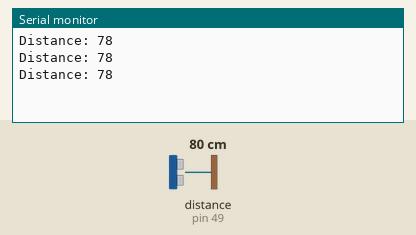
Simulated run of this sketch. Board: Arduino Mega 2560, built with avr-gcc and run on an emulated ATmega2560. Parts: the last lines printed to the serial monitor. Wiring (inferred from the names in the program): ultrasonic range finder: trigger pin 48; echo pin 49. The test bench sets the inputs (shaded band); at power-on: distance to the obstacle (sensor on pin 49) 80 cm. The echo pulse lasts 58.3 µs per cm.

Above: at 1.8 s.
1.9 s: distance to the obstacle (sensor on pin 49) set to 2 cm
At 2.4 s:
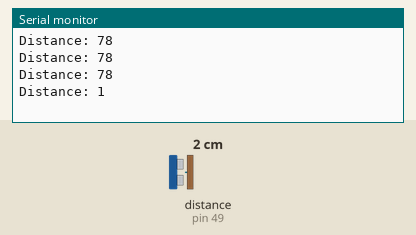
3.4 s: distance to the obstacle (sensor on pin 49) set to 4 cm
At 3.9 s:
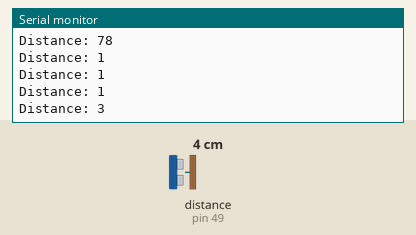
Timing chart, 0 to 6.4 s (numbered marks = the images above; inputs shaded):
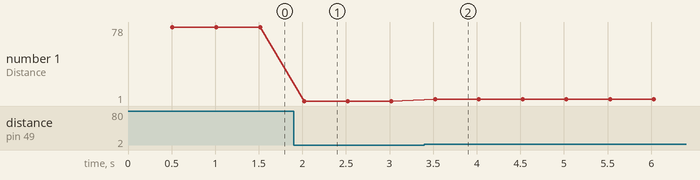

The sketch:

WirelessSonarTest.ino
```cpp
#include <SoftwareSerial.h>

// Serial Data input pin
#define BLUETOOTH_RX 10
// Serial Data output pin
#define BLUETOOTH_TX 11

// USB Serial Port
#define OUTPUTMONITOR 0
#define OUTPUTPLOTTER 0

// Bluetooth Serial Port
#define OUTPUTBLUETOOTHMONITOR 1

SoftwareSerial BluetoothSerial(BLUETOOTH_RX, BLUETOOTH_TX);

const int trigPin = 48;
const int echoPin = 49;
// defines variables
long duration;
int distance;

void setup() {
  pinMode(trigPin, OUTPUT); // Sets the trigPin as an Output
  pinMode(echoPin, INPUT); // Sets the echoPin as an Input
  Serial.begin(115200); // Starts the serial communication
  BluetoothSerial.begin(115200);
}
void loop() {
  delay(500);
  // Clears the trigPin
  digitalWrite(trigPin, LOW);
  delayMicroseconds(2);
  // Sets the trigPin on HIGH state for 10 micro seconds
  digitalWrite(trigPin, HIGH);
  delayMicroseconds(10);
  digitalWrite(trigPin, LOW);
  // Reads the echoPin, returns the sound wave travel time in microseconds
  duration = pulseIn(echoPin, HIGH);
  // Calculating the distance
  distance = duration * 0.034 / 2;
  // Prints the distance on the Serial Monitor
  Serial.print("Distance: ");
  Serial.println(distance);

  BluetoothSerial.println(duration);
}
```

Measured:
- after the input at 1.9 s, the serial monitor: prints a new line after 0.12 s (image 1)
- after the input at 3.4 s, the serial monitor: prints a new line after 0.12 s (image 2)
- plotted number 1: 78 → 1 after the input at 1.9 s, 1 → 3 after the input at 3.4 s
